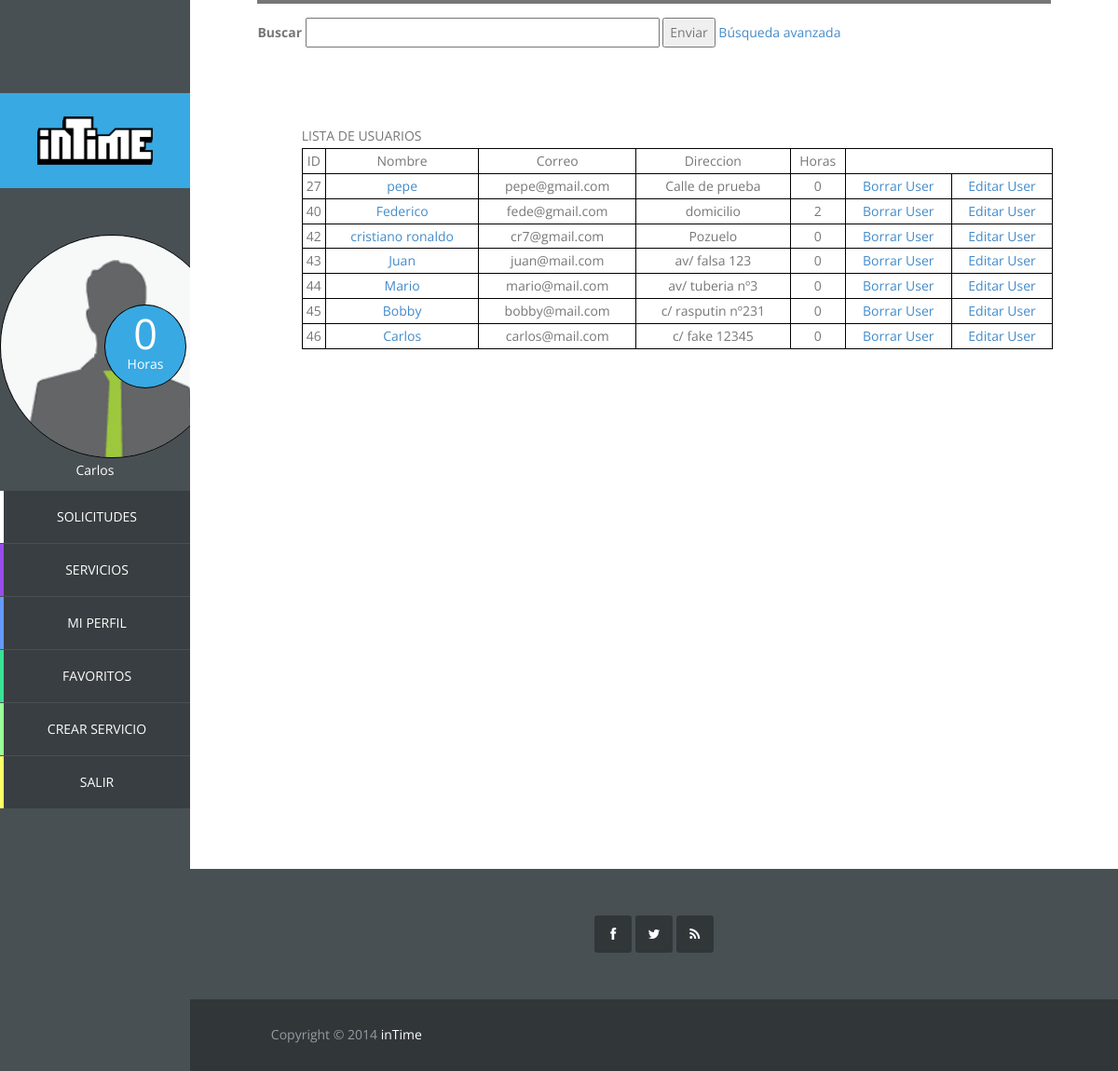
The app's page /vista/usuariosadmin.php (signed in) with its own data.
### tables this page shows
CREATE TABLE IF NOT EXISTS `usuario` (
  `id_usuario` int(11) NOT NULL AUTO_INCREMENT,
  `correo` varchar(40) NOT NULL,
  `nombre` varchar(20) NOT NULL,
  `apellidos` varchar(40) NOT NULL,
  `direccion` varchar(80) NOT NULL,
  `horas_usuario` int(11) NOT NULL,
  `foto_usuario` varchar(20) DEFAULT NULL,
  `pass` char(128) NOT NULL,
  `salt` char(128) NOT NULL,
  `vio_sol_recibidas` datetime NOT NULL,
  `vio_sol_enviadas` datetime NOT NULL,
  PRIMARY KEY (`id_usuario`),
  UNIQUE KEY `correo` (`correo`)
);

### modelo/usuario.php (called while the page is built, shortened)
<?php
	class Usuario {
		private $id;
		private $nombre;
		private $horas;
		private $foto;
		public function __construct($id, $correo, $nombre, $apellidos, $direccion, $horas, $foto, $pass, $salt) {
			$this->id = $id;
			$this->nombre = $nombre;
			$this->horas = $horas;
			$this->foto = $foto;
		}
		public function getId(){
			return $this->id;
		}
		public function getNombre(){
			return $this->nombre;
		}
		public function getHoras(){
			return $this->horas;
		}
		public function getFoto(){
			return $this->foto;
		}
	}

### controlador/op_base_datos.php (called while the page is built, shortened)
<?php
class Mysql{
	protected $host="localhost";
	protected $user="root";
    protected $clave="";
	protected function conectar(){
        $this->conexion=mysqli_connect($this->host,$this->user,$this->clave);
    }
}

### controlador/op_base_datos_usuario.php (called while the page is built, shortened)
<?php
require_once '../controlador/op_base_datos.php';
class MysqlUsuario extends Mysql {
	public function conseguirUsuarioById($id){
		$pst = $this->conexion->prepare("select * from usuario where id_usuario = ?");
		$pst->bind_param("s", $id);
		$pst->execute();
		$pst->bind_result($id_usuario, $correo, $nombre, $apellidos, $direccion, $horas, $foto, $pass, $salt,
			$vio_sol_recibidas, $vio_sol_enviadas);
		$usuario = NULL;
		if($pst->fetch()){
			$usuario = new Usuario($id_usuario, $correo, $nombre, $apellidos, $direccion, $horas, $foto, $pass, $salt,
				$vio_sol_recibidas, $vio_sol_enviadas);
		}
		return $usuario;
	}
	 public function mostrar_todos_usuarios(){
		$pst = $this->conexion->prepare("select * from usuario");
		$pst->execute();
		$resultado = $pst->get_result();
		return $resultado;
	}
}

### vista/usuariosadmin.php (the view, shortened to what this page needs)
<!DOCTYPE html>
<?php
	require_once '../controlador/op_base_datos_usuario.php';
	require_once '../modelo/usuario.php';
?>
<html lang="es">
	<?php include "head.php";?>
	<body>
		<?php include "sidebar.php";
		?>
		<div id="main-content">
			<div id="templatemo">
				<div class="section-content">
					<div class="row">
						<div class="col-md-12">
							<div class="section-title">
								<div class="buscador">
									<form method="post" action="busqueda.php" accept-charset="utf-8">
										<label>Buscar</label>
										<input type="text" name="nombrebusq" size="50">
										<button type="submit" name="submit">
											Enviar
										</button>
										<a href="busqueda.php">Búsqueda avanzada</a>
									</form>
								</div>
							</div>
						</div>
					</div>
					<div class="panel-admin">
						<div class="lista-admin">
							<table>
							<?php
							$BDD = new MysqlUsuario();
							$resultado = $BDD->mostrar_todos_usuarios();
							echo "<table border='1' cellpadding='2' cellspacing='2'";
							echo "<tr><td>ID</td><td>Nombre</td><td>Correo</td><td>Direccion</td><td>Horas</td>";
							while ($row = mysqli_fetch_array($resultado)) {
							$id = $row['id_usuario'];
							        echo "<tr>";
							        echo "<td>".$row["id_usuario"]."</td>";
							        echo "<td><a href='../vista/perfil.php?id_usuario=$id';>".$row["nombre"]."</a></td>";
							        echo "<td>".$row["correo"]."</td>";
							        echo "<td>".$row["direccion"]."</td>";
							        echo "<td>".$row["horas_usuario"]."</td>";
									echo "<td><a href = '#' onClick='javascript:ConfirmDelete($id)'‌​>Borrar User</a></td>";
									echo "<td><a href='../vista/editarperfil.php?id_usuario=$id';>Editar User</a></td>";
							        echo "</tr>";
							}
							?>
							</table>
					</div>
				</div>
			</div>
			<?php include 'footer.php'
			?>
		</div>
	</body>
</html>

### vista/sidebar.php (shortened to what this page needs)
<?php
$dir = $_SERVER["REQUEST_URI"];
$array = explode("/", $dir);
$n = count($array);
?>
	<div id="main-sidebar">
		<?php
		if($array[$n-1] == "index.php" || $array[$n-1] == ""){
		?>
		<div class="logo">
			<a href="index.php"><img src="vista/images/logo.png"/></a>
		</div>
		<ul class="main-menu">
			<li class="services">
				<a href='vista/mostrar_servicios.php'>servicios</a>
			</li>
			<li class="about">
				<a href="vista/sobrenosotros.php">sobre nosotros</a>
			</li>
			<li class="contact">
				<a href="vista/contacto.php">contacto</a>
			</li>
		</ul>
		<?php
		}else {
			require_once '../controlador/op_base_datos_usuario.php';
			require_once '../controlador/op_base_datos_servicio.php';
			require_once '../modelo/usuario.php';
			if(isset($_SESSION['login_usuario']) && $_SESSION['login_usuario']){
				$usuario = $_SESSION['usuario'];
				$BDD = new MysqlUsuario();
				$usuario = $BDD->conseguirUsuarioById($usuario->getId());
		?>
				<div class="logo">
					<a href="perfil_usuario.php">
						<img src="images/logo.png"/>
					</a>
				</div>
				<div class="navigation-log-in">
					<ul class="main-menu">
						<div class="circle-text">
							<div class="contador">
									<?php echo $usuario->getHoras() ?>
							</div>
							<p>Horas</p>
						</div>
						<?php
							if($usuario->getFoto() == NULL){
								echo "<a href='perfil_usuario.php'><img src='images/usuario/user_defect.png'></a>";
							}else{
						?>
								<a href='perfil_usuario.php'><img src='<?php echo "images/usuario/".$usuario->getFoto() ?>'></a>
						<?php
							}
						?>
						<p>
							<?php echo $usuario->getNombre();?>
						</p>
						<li class="requests">
							<a href="solicitudes.php">Solicitudes</a>
						</li>
						<li class="services">
							<a href="mostrar_servicios.php">servicios</a>
						</li>
						<li class="profile">
							<a href="perfil.php?id_usuario=<?php echo $usuario->getId() ?>">Mi Perfil</a>
						</li>
						<li class="favorites">
							<a href="favoritos.php">Favoritos</a>
						</li>
						<li class="new-job">
							<a href="crearservicio.php">Crear Servicio</a>
						</li>
						<li class="log-out">
							<a href="../controlador/logout.php">Salir</a>
						</li>
					</ul>
				</div>
		<?php
			}else if(isset($_SESSION['login_admin']) && $_SESSION['login_admin']) {
		?>
				<div class="logo">
					<a href="perfil_admin.php"><img src="images/logo.png"/></a>
				</div>
				<div class="navigation-log-in">
					<ul class="main-menu">
						<div class="circle-text">
							<div class="contador">-</div>
							<p>Horas</p>
						</div>
						<img src="images/admin.jpg" >
						<p> Administrador </p>
						<li class="user-list">
							<a href="usuariosadmin.php">Lista Usuarios</a>
						</li>
						<li class="service-list">
							<a href="serviciosadmin.php">Lista Servicios</a>
						</li>
						<li class="log-out">
							<a href="../controlador/logout.php">Salir</a>
						</li>
					</ul>
				</div>
		<?php
			}
		?>
		<?php
		}
		?>
	</div>

### vista/css/templatemo_style.css (style rules this page uses)
.main-menu, .responsive-menu ul, .social-member, .progess-bars, .first-footer .social-footer ul { padding: 0%; margin: 0%; list-style: none; }
body { font: 14px/1.85em 'Open Sans', Arial, Helvetice Neue, sans-serif; color: #777777; font-weight: 300px; font-style: normal; -webkit-font-smoothing: antialiased; -webkit-text-size-adjust: 100%; }
a, a:hover, a:focus { text-decoration: none; -webkit-transition: all 150ms ease-in; -moz-transition: all 150ms ease-in; -o-transition: all 150ms ease-in; transition: all 150ms ease-in; }
*, *:before, *:after { -moz-box-sizing: border-box; -webkit-box-sizing: border-box; box-sizing: border-box; }
#main-content, .full-width-slider { width: 83%; }
.section-content { padding: 0 7%; margin-bottom: 100px; height: 200%; }
.section-title { border-top: 4px solid; margin-bottom: 80px; }
div.buscador { position: relative; width: 78%; margin-top: 15px; }
#main-sidebar { position: fixed; float: left; width: 17%; height: 100%; background-color: #495054; color: white; margin-right: 0px; overflow: auto; }
.logo { margin-top: 100px; background-color: #38a9e3; padding: 25px 40px; }
.logo a { color: white; }
.logo a img { width: 100%; height: 100%; }
.main-menu { text-align: center; }
.main-menu li { margin-bottom: 1px; }
.main-menu li a { color: white; text-transform: uppercase; display: block; border-left: 4px solid; padding: 15px 30px; background-color: #383e41; -webkit-transition: all 150ms ease-in; -moz-transition: all 150ms ease-in; -o-transition: all 150ms ease-in; transition: all 150ms ease-in; }
li.services a { border-color: #974dea; }
li.profile a { border-color: #6699FF; }
li.new-job a { border-color: #99FF99; }
li.log-out a { border-color: #FFFF66; }
li.favorites a { border-color: #38e395; }
.navigation-log-in { padding-top: 50px; }
.navigation-log-in img { border: 1px solid black; border-radius:120px; width: 240px; height: 240px; }
#main-content { float: left; width: 83%; height: 100%; margin-left: 17%; overflow: hidden; }
.lista-users table,th,td { text-align:center; }
.lista-admin { padding-left:50px; }
.panel-admin { position: relative; margin-bottom:50px;min-height:700px; }
.lista-admin table,td,th { border: 1px solid black; }
.lista-admin table { width:100%; }
.circle-text { position: absolute; width: 43%; margin-left: 55%; margin-top: 37%; }
.circle-text:after { content: ""; display: block; width: 100%; height:0; padding-bottom: 100%; background: #38a9e3; -moz-border-radius: 50%; -webkit-border-radius: 50%; border-radius: 50%; border: 1px solid black; }
.circle-text p { position: absolute; float: left; width: 100%; padding-top: 73%; line-height: 1em; margin-top: -0.5em; text-align: center; color: white; }
.circle-text div { position: absolute; width: 100%; padding-top: 35%; line-height: 1em; margin-top: -0.5em; text-align: center; color: white; font-size: 45px; }

### records on screen
usuario: horas_usuario "0", nombre "Carlos", id_usuario "46", correo "carlos@mail.com", direccion "c/ fake 12345"
usuario: id_usuario "27", nombre "pepe", correo "pepe@gmail.com", direccion "Calle de prueba", horas_usuario "0"
usuario: id_usuario "40", nombre "Federico", correo "fede@gmail.com", direccion "domicilio", horas_usuario "2"
usuario: id_usuario "42", nombre "cristiano ronaldo", correo "cr7@gmail.com", direccion "Pozuelo", horas_usuario "0"
usuario: id_usuario "43", nombre "Juan", correo "juan@mail.com", direccion "av/ falsa 123", horas_usuario "0"
usuario: id_usuario "44", nombre "Mario", correo "mario@mail.com", direccion "av/ tuberia nº3", horas_usuario "0"
usuario: id_usuario "45", nombre "Bobby", correo "bobby@mail.com", direccion "c/ rasputin nº231", horas_usuario "0"
